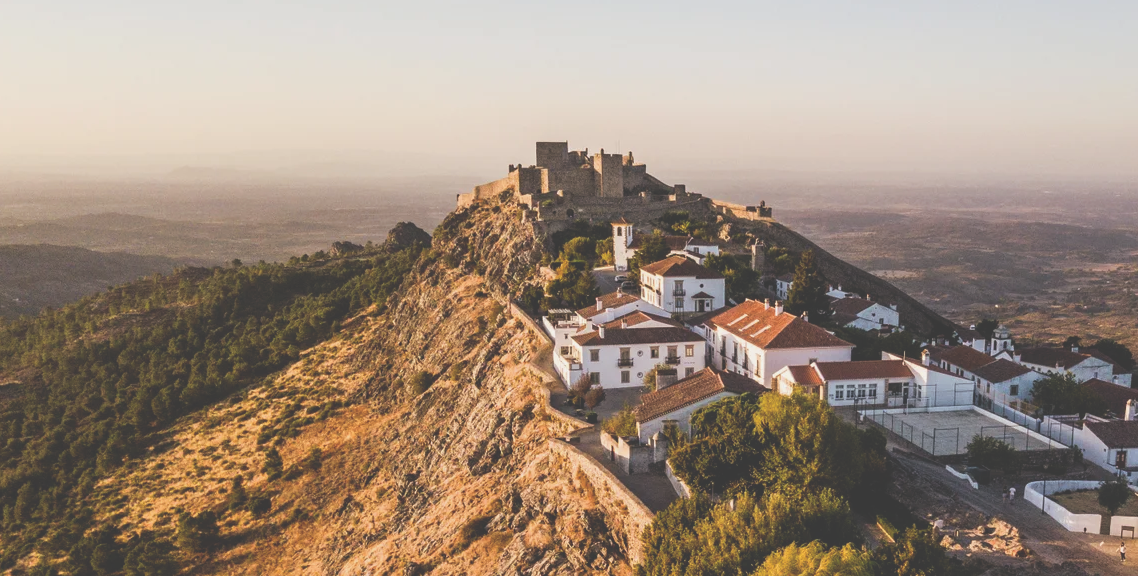
#> input picture Class_8/marvao/1.png, 1138 x 576 px, found by its file name
$ python EX5.py
#> lines starting #> are read from the running program, lines starting #| are printed output that depends on the picture; after the words box and inside, x2 and y2 are one past the last pixel; in counts of white or black regions, pixels touching at a corner belong together
#!/usr/bin/env python3

import numpy as np
import cv2
from random import randint
from copy import deepcopy

MIN_MATCH_COUNT = 10


q_machu_pichu= cv2.imread("./machu_pichu/1.png")
#> q_machu_pichu is the input picture: shape (576, 1138, 3); mean B, G, R 124.3, 138.9, 156
q_gui=deepcopy(q_machu_pichu)
q_stich_gui=deepcopy(q_machu_pichu)
t_machu_pichu= cv2.imread("./machu_pichu/2.png")
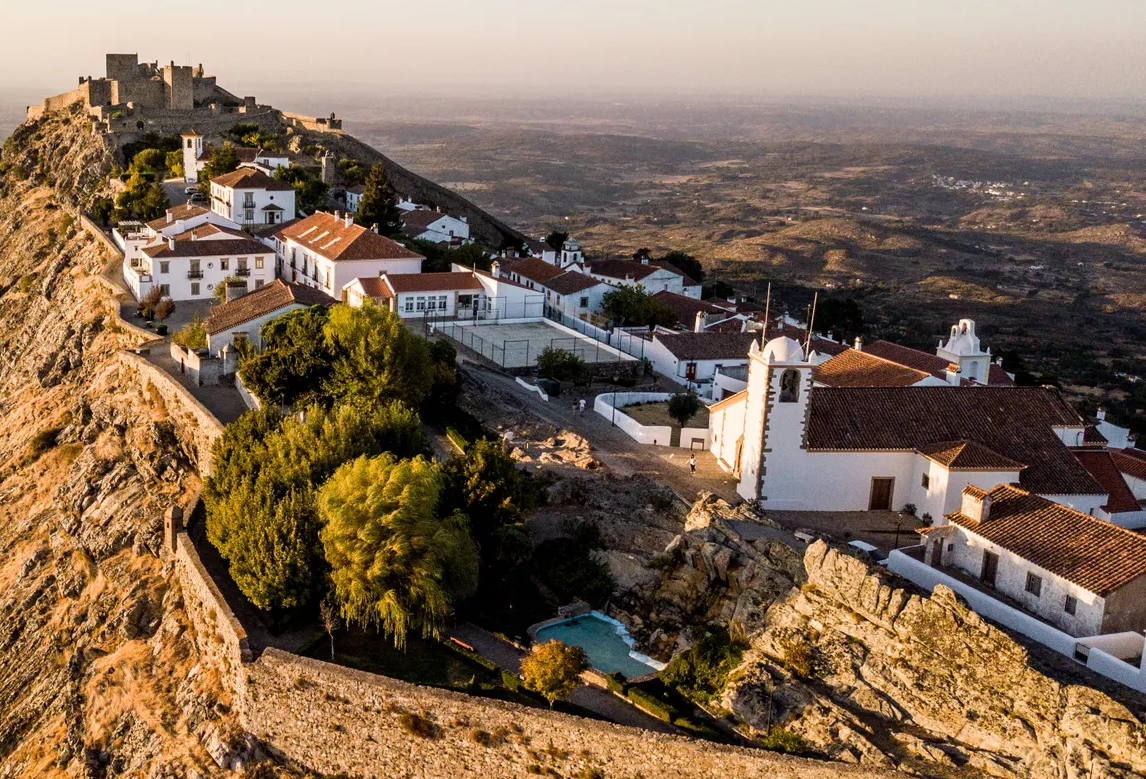
#> input picture Class_8/marvao/2.png, 1146 x 779 px, found by its file name
#> t_machu_pichu is the input picture: shape (779, 1146, 3); mean B, G, R 83, 104.3, 126.1
t_gui=deepcopy(t_machu_pichu)


gray_q_gui= cv2.cvtColor(q_gui,cv2.COLOR_BGR2GRAY)
gray_t_gui= cv2.cvtColor(t_gui,cv2.COLOR_BGR2GRAY)
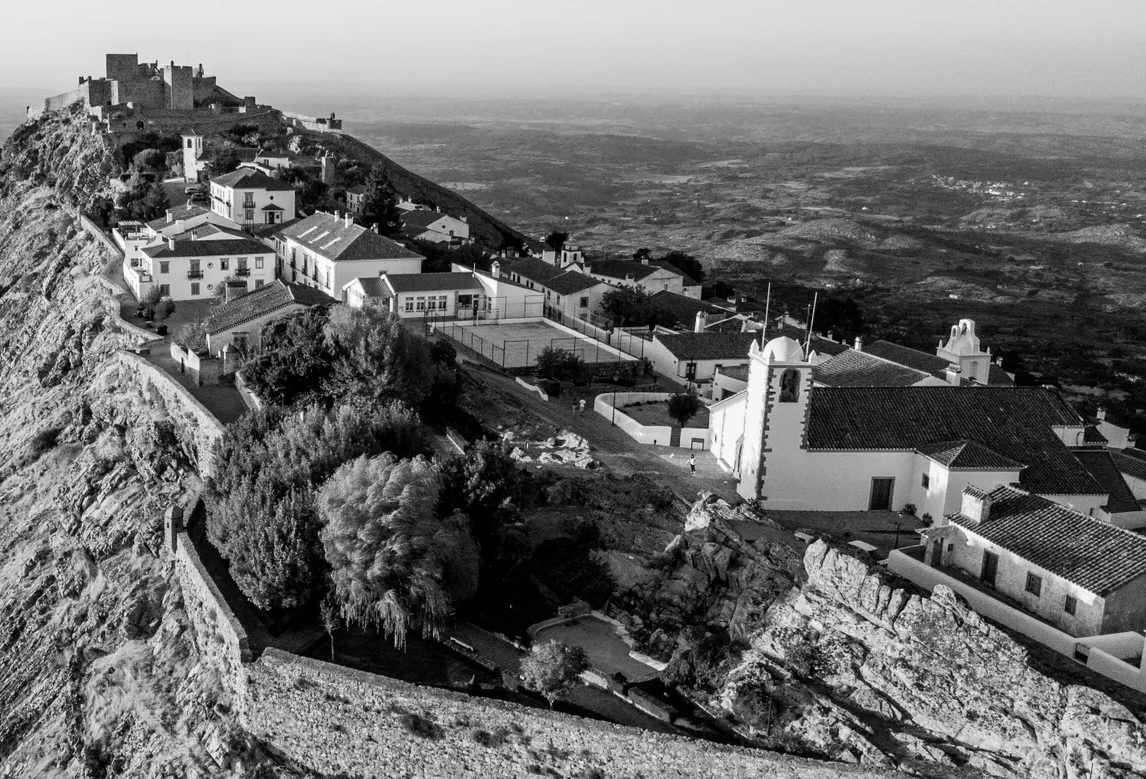
#> gray_t_gui: shape (779, 1146); min 0, max 255, mean 108.4

sift = cv2.SIFT_create(nfeatures=200)
q_kp , q_des = sift.detectAndCompute(gray_q_gui,None)
#> q_kp = 201 keypoints; strongest (x, y, size): (747, 299, 1.8), (776, 303, 1.8), (672, 198, 4.4), (602, 150, 2.1)
t_kp , t_des = sift.detectAndCompute(gray_t_gui,None)
#> t_kp = 200 keypoints; strongest (x, y, size): (271, 198, 2.3), (857, 339, 2.6), (317, 211, 2), (655, 441, 1.9)

index_pararms = dict(algorithm=1 , trees=15)
search_params = dict(checks=50)
flann=cv2.FlannBasedMatcher(index_pararms,search_params)
best_two_matches = flann.knnMatch(q_des,t_des,k=2)
#> best_two_matches = 201 matches

#Create a list with only the best matches and David Lowe's ratio test to comute the uniqueness of a match
pts=[]
matrix=[]
matches=[]
for best_two_match in best_two_matches:
    best_match = best_two_match[0]
    m = best_two_match[0]
    second_match = best_two_match[1]
    best_match_distance=best_match.distance
    second_match_distance=second_match.distance
    # David Lowe's test
    if best_match_distance < 0.3 * second_match_distance:
        matches.append(best_match)

    if len(matches)>MIN_MATCH_COUNT:
        query_pts = np.float32([q_kp[m.queryIdx].pt for m in matches]).reshape(-1, 1, 2)
        train_pts = np.float32([t_kp[m.trainIdx].pt for m in matches]).reshape(-1, 1, 2)
        matrix, mask = cv2.findHomography(train_pts, query_pts, cv2.RANSAC,5.0)
        matchesMask = mask.ravel().tolist()
        h,w, _ = t_gui.shape
        pts = np.float32([ [0,0],[0,h-1],[w-1,h-1],[w-1,0] ]).reshape(-1,1,2)
    else:
        matchesMask = None
#> this loop made 201 passes
#> (best_match_distance, second_match_distance, matchesMask) on passes 33 to 43: (38.24, 359.7, [1, 1, 1, 1, 1, 1, 1, 1, 1, 1, 1]), (373.3, 373.6, [1, 1, 1, 1, 1, 1, 1, 1, 1, 1, 1]), (279.9, 337, [1, 1, 1, 1, 1, 1, 1, 1, 1, 1, 1]), (59.33, 382.4, [1, 1, 1, 1, 1, 1, 1, 1, 1, 1, 1, 1]), (85.87, 215.1, [1, 1, 1, 1, 1, 1, 1, 1, 1, 1, 1, 1]), (382.7, 383.1, [1, 1, 1, 1, 1, 1, 1, 1, 1, 1, 1, 1]), (345.7, 354, [1, 1, 1, 1, 1, 1, 1, 1, 1, 1, 1, 1]), (53.55, 350, [1, 1, 1, 1, 1, 1, 1, 1, 1, 1, 1, 1, 1]), (415.5, 419.5, [1, 1, 1, 1, 1, 1, 1, 1, 1, 1, 1, 1, 1]), (58.29, 381.9, [1, 1, 1, 1, 1, 1, 1, 1, 1, 1, 1, 1, 1, 1]), (66.38, 335.3, [1, 1, 1, 1, 1, 1, 1, 1, 1, 1, 1, 1, 1, 1, 1])
#> (best_match_distance, second_match_distance) on passes 1 to 6: (314.9, 317.7), (159.3, 364.1), (69.01, 238.6), (279.7, 284.5), (81.65, 292.5), (308, 330.3)
#> after the loop, matches = 68 matches

dst = cv2.perspectiveTransform(pts,matrix)
#> dst = [[429.9, 87.97], [430, 866.2], [1574.7, 865.7], [1574.5, 88.15]]
h,w, _ = q_stich_gui.shape
#> h = 576; w = 1138
q_image_warped=cv2.warpPerspective(t_gui,matrix,(w,h))
q_stich_gui= cv2.polylines(q_stich_gui,[np.int32(dst)],True,255,3, cv2.LINE_AA)
#> q_stich_gui: shape (576, 1138, 3); 1.28% of pixels changed, all inside (x1, y1, x2, y2) = (426, 84, 1138, 576)
overlap_mask=q_image_warped>0
q_stich_gui[overlap_mask]=q_image_warped[overlap_mask]
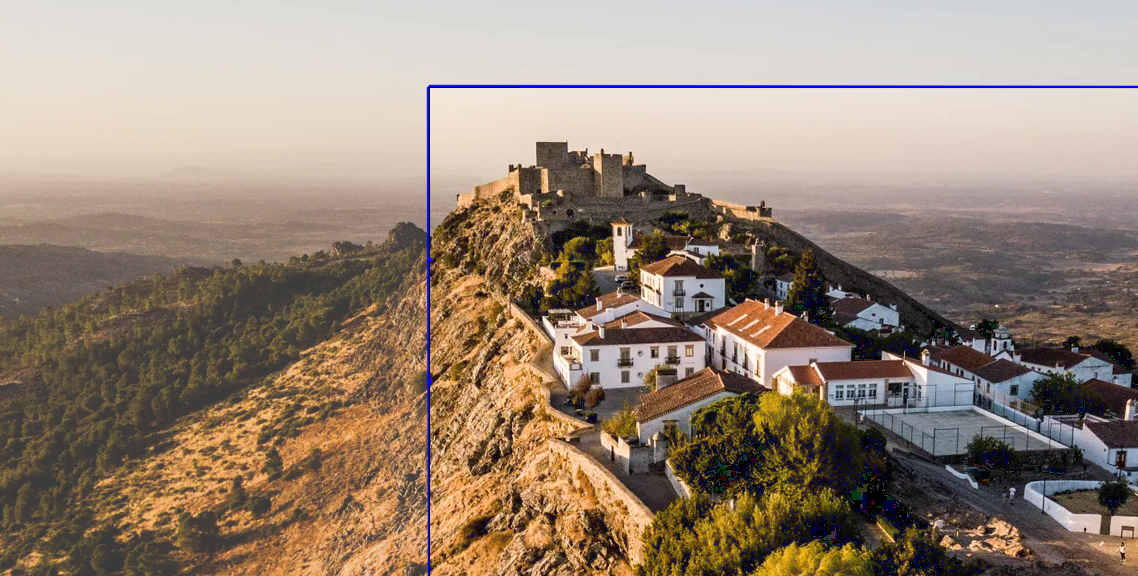
#> q_stich_gui: shape (576, 1138, 3); mean B, G, R 117.9, 133.7, 151.2
cv2.namedWindow("Homography",cv2.WINDOW_NORMAL)
cv2.imshow("Homography", q_stich_gui)
cv2.resizeWindow("Homography",600,400)


for idx,kp in enumerate(q_kp):
    x= int(kp.pt[0])
    y= int(kp.pt[1])
    color = (randint(0,255), randint(0,255), randint(0,255))
    cv2.circle(q_gui,(x,y),20,color,3)
#> this loop made 201 passes
#> (kp, x, y, color) on passes 1 to 3: (keypoint at (749.9, 234.6), size 1.9, 749, 234, (197, 215, 20)), (keypoint at (683.3, 255.7), size 2.1, 683, 255, (132, 248, 207)), (keypoint at (667.1, 461.9), size 2.6, 667, 461, (155, 244, 183))
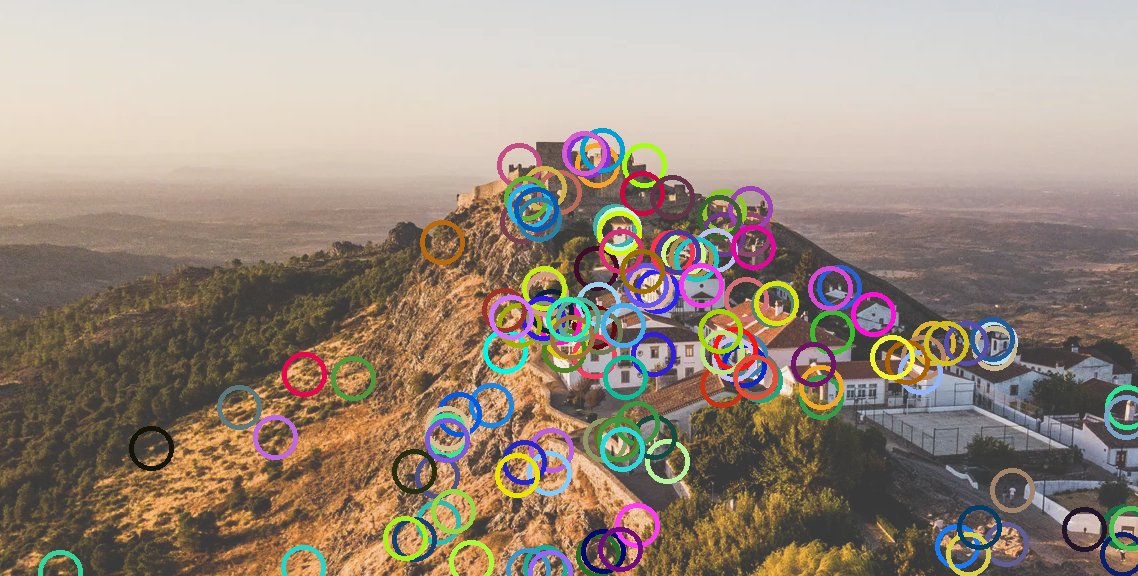
#> q_gui: shape (576, 1138, 3); 9.87% of pixels changed, all inside (x1, y1, x2, y2) = (38, 128, 1138, 576)

for idx,kp in enumerate(t_kp):
    x= int(kp.pt[0])
    y= int(kp.pt[1])
    color = (randint(0,255), randint(0,255), randint(0,255))
    cv2.circle(t_gui,(x,y),20,color,3)
#> this loop made 200 passes
#> kp on passes 1 to 3: keypoint at (697.6, 319.4), size 3.3, keypoint at (564.8, 260.5), size 2, keypoint at (223.6, 266.3), size 5
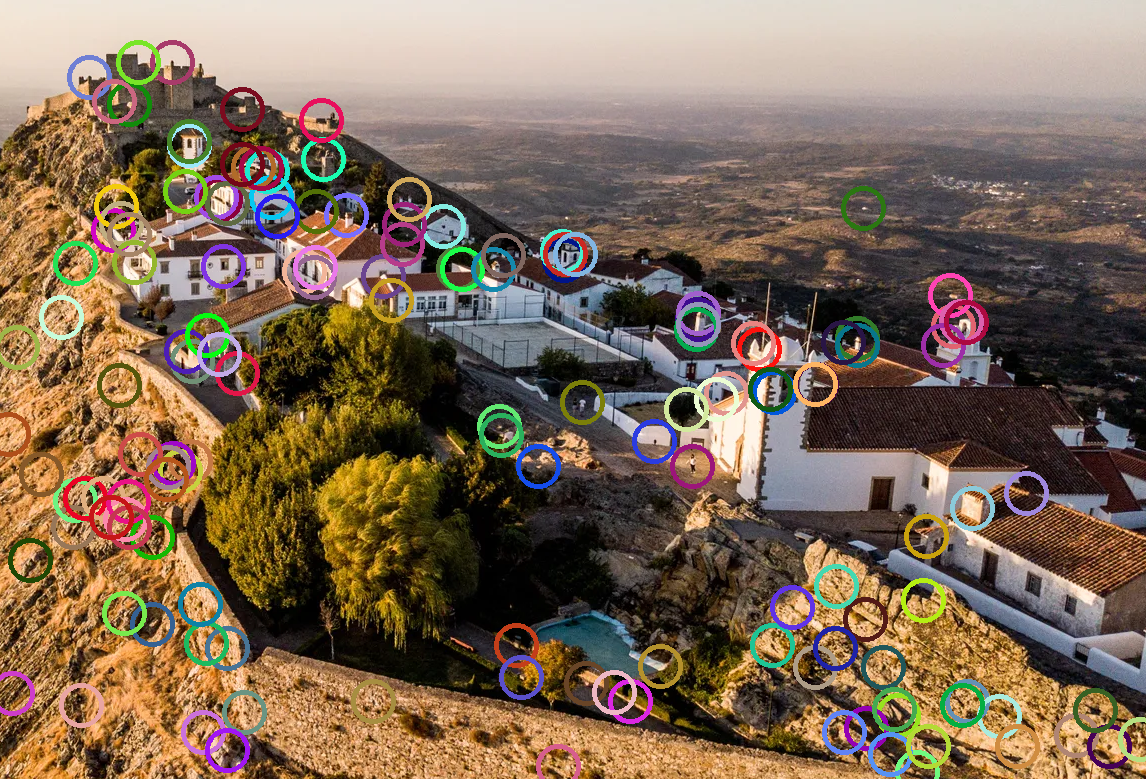
#> t_gui: shape (779, 1146, 3); 8.56% of pixels changed, all inside (x1, y1, x2, y2) = (0, 40, 1146, 779)


#Shows the matches image
matches_image = cv2.drawMatches(q_gui,q_kp,t_gui,t_kp,matches,None)
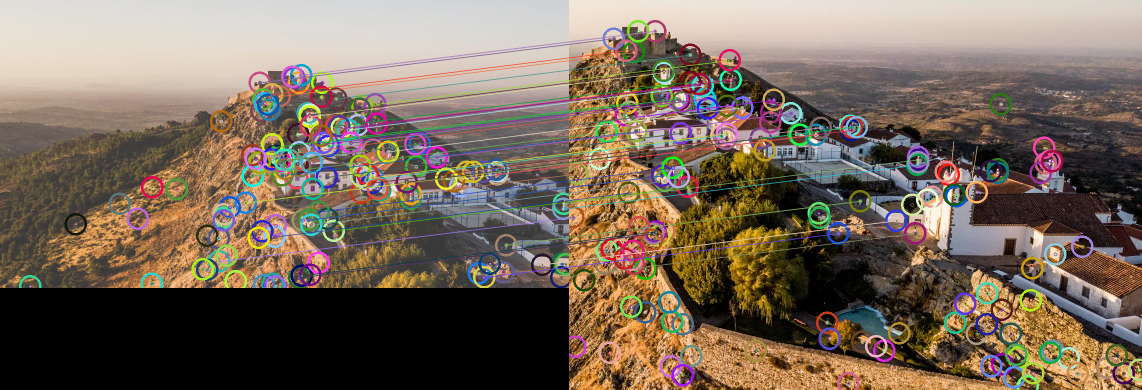
#> matches_image: shape (779, 2284, 3) (shown at 1/2 size); mean B, G, R 91.2, 105.2, 120.1

cv2.namedWindow("castle1",cv2.WINDOW_NORMAL)
cv2.imshow("castle1",q_gui)
cv2.resizeWindow("castle1",600,400)
cv2.namedWindow("castle2",cv2.WINDOW_NORMAL)
cv2.resizeWindow("castle2",600,400)
cv2.imshow("castle2",t_gui)
cv2.namedWindow("Matches",cv2.WINDOW_NORMAL)
cv2.resizeWindow("Matches",600,400)
cv2.imshow("Matches",matches_image)

if cv2.waitKey(0) & 0xff == 27:
#> (key Esc is pressed here)
    cv2.destroyAllWindows()
